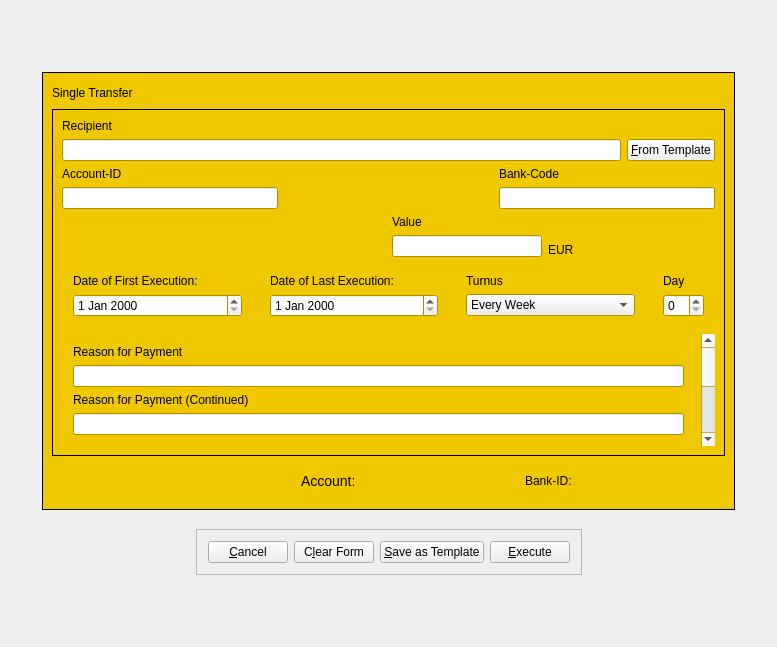
<?xml version="1.0" encoding="UTF-8"?>
<ui version="4.0">
 <class>GuiTransferForm</class>
 <widget class="QWidget" name="GuiTransferForm">
  <property name="geometry">
   <rect>
    <x>0</x>
    <y>0</y>
    <width>777</width>
    <height>647</height>
   </rect>
  </property>
  <property name="sizePolicy">
   <sizepolicy hsizetype="Preferred" vsizetype="Preferred">
    <horstretch>0</horstretch>
    <verstretch>0</verstretch>
   </sizepolicy>
  </property>
  <property name="windowTitle">
   <string>Form3</string>
  </property>
  <layout class="QVBoxLayout" name="verticalLayout_2">
   <item>
    <spacer>
     <property name="orientation">
      <enum>Qt::Vertical</enum>
     </property>
     <property name="sizeHint" stdset="0">
      <size>
       <width>740</width>
       <height>16</height>
      </size>
     </property>
    </spacer>
   </item>
   <item>
    <layout class="QHBoxLayout">
     <property name="spacing">
      <number>6</number>
     </property>
     <property name="margin">
      <number>0</number>
     </property>
     <item>
      <spacer>
       <property name="orientation">
        <enum>Qt::Horizontal</enum>
       </property>
       <property name="sizeHint" stdset="0">
        <size>
         <width>31</width>
         <height>20</height>
        </size>
       </property>
      </spacer>
     </item>
     <item>
      <widget class="QFrame" name="frame6">
       <property name="sizePolicy">
        <sizepolicy hsizetype="Fixed" vsizetype="Preferred">
         <horstretch>4</horstretch>
         <verstretch>3</verstretch>
        </sizepolicy>
       </property>
       <property name="maximumSize">
        <size>
         <width>800</width>
         <height>600</height>
        </size>
       </property>
       <property name="palette">
        <palette>
         <active>
          <colorrole role="Base">
           <brush brushstyle="SolidPattern">
            <color alpha="255">
             <red>255</red>
             <green>255</green>
             <blue>255</blue>
            </color>
           </brush>
          </colorrole>
          <colorrole role="Window">
           <brush brushstyle="SolidPattern">
            <color alpha="255">
             <red>240</red>
             <green>200</green>
             <blue>0</blue>
            </color>
           </brush>
          </colorrole>
         </active>
         <inactive>
          <colorrole role="Base">
           <brush brushstyle="SolidPattern">
            <color alpha="255">
             <red>255</red>
             <green>255</green>
             <blue>255</blue>
            </color>
           </brush>
          </colorrole>
          <colorrole role="Window">
           <brush brushstyle="SolidPattern">
            <color alpha="255">
             <red>240</red>
             <green>200</green>
             <blue>0</blue>
            </color>
           </brush>
          </colorrole>
         </inactive>
         <disabled>
          <colorrole role="Base">
           <brush brushstyle="SolidPattern">
            <color alpha="255">
             <red>240</red>
             <green>200</green>
             <blue>0</blue>
            </color>
           </brush>
          </colorrole>
          <colorrole role="Window">
           <brush brushstyle="SolidPattern">
            <color alpha="255">
             <red>240</red>
             <green>200</green>
             <blue>0</blue>
            </color>
           </brush>
          </colorrole>
         </disabled>
        </palette>
       </property>
       <property name="autoFillBackground">
        <bool>true</bool>
       </property>
       <property name="frameShape">
        <enum>QFrame::Box</enum>
       </property>
       <property name="frameShadow">
        <enum>QFrame::Plain</enum>
       </property>
       <layout class="QVBoxLayout">
        <property name="spacing">
         <number>6</number>
        </property>
        <property name="margin">
         <number>9</number>
        </property>
        <item>
         <widget class="QSplitter" name="splitter1">
          <property name="orientation">
           <enum>Qt::Horizontal</enum>
          </property>
          <widget class="QLabel" name="textLabelCaption">
           <property name="sizePolicy">
            <sizepolicy hsizetype="Fixed" vsizetype="Fixed">
             <horstretch>0</horstretch>
             <verstretch>0</verstretch>
            </sizepolicy>
           </property>
           <property name="minimumSize">
            <size>
             <width>150</width>
             <height>21</height>
            </size>
           </property>
           <property name="maximumSize">
            <size>
             <width>200</width>
             <height>25</height>
            </size>
           </property>
           <property name="text">
            <string>Single Transfer</string>
           </property>
           <property name="wordWrap">
            <bool>false</bool>
           </property>
          </widget>
         </widget>
        </item>
        <item>
         <widget class="QFrame" name="frame4">
          <property name="sizePolicy">
           <sizepolicy hsizetype="Preferred" vsizetype="Preferred">
            <horstretch>0</horstretch>
            <verstretch>0</verstretch>
           </sizepolicy>
          </property>
          <property name="frameShape">
           <enum>QFrame::Box</enum>
          </property>
          <property name="frameShadow">
           <enum>QFrame::Plain</enum>
          </property>
          <property name="lineWidth">
           <number>1</number>
          </property>
          <layout class="QVBoxLayout">
           <property name="spacing">
            <number>6</number>
           </property>
           <property name="margin">
            <number>9</number>
           </property>
           <item>
            <layout class="QVBoxLayout">
             <property name="spacing">
              <number>6</number>
             </property>
             <property name="margin">
              <number>0</number>
             </property>
             <item>
              <widget class="QLabel" name="textLabelRecipient">
               <property name="sizePolicy">
                <sizepolicy hsizetype="Fixed" vsizetype="Fixed">
                 <horstretch>0</horstretch>
                 <verstretch>0</verstretch>
                </sizepolicy>
               </property>
               <property name="text">
                <string>Recipient</string>
               </property>
               <property name="wordWrap">
                <bool>false</bool>
               </property>
              </widget>
             </item>
             <item>
              <layout class="QHBoxLayout">
               <property name="spacing">
                <number>6</number>
               </property>
               <property name="margin">
                <number>0</number>
               </property>
               <item>
                <widget class="QLineEdit" name="lineEditOtherName">
                 <property name="text">
                  <string/>
                 </property>
                </widget>
               </item>
               <item>
                <widget class="QPushButton" name="buttonFromTemplate">
                 <property name="text">
                  <string>&amp;From Template</string>
                 </property>
                 <property name="shortcut">
                  <string>Alt+F</string>
                 </property>
                </widget>
               </item>
              </layout>
             </item>
            </layout>
           </item>
           <item>
            <layout class="QHBoxLayout">
             <property name="spacing">
              <number>6</number>
             </property>
             <property name="margin">
              <number>0</number>
             </property>
             <item>
              <layout class="QVBoxLayout">
               <property name="spacing">
                <number>6</number>
               </property>
               <property name="margin">
                <number>0</number>
               </property>
               <item>
                <widget class="QLabel" name="textLabelAccountId">
                 <property name="sizePolicy">
                  <sizepolicy hsizetype="Fixed" vsizetype="Fixed">
                   <horstretch>0</horstretch>
                   <verstretch>0</verstretch>
                  </sizepolicy>
                 </property>
                 <property name="text">
                  <string>Account-ID</string>
                 </property>
                 <property name="wordWrap">
                  <bool>false</bool>
                 </property>
                </widget>
               </item>
               <item>
                <widget class="QLineEdit" name="lineEditOtherAccountId">
                 <property name="alignment">
                  <set>Qt::AlignLeading</set>
                 </property>
                </widget>
               </item>
              </layout>
             </item>
             <item>
              <spacer>
               <property name="orientation">
                <enum>Qt::Horizontal</enum>
               </property>
               <property name="sizeType">
                <enum>QSizePolicy::Expanding</enum>
               </property>
               <property name="sizeHint" stdset="0">
                <size>
                 <width>150</width>
                 <height>21</height>
                </size>
               </property>
              </spacer>
             </item>
             <item>
              <layout class="QVBoxLayout">
               <property name="spacing">
                <number>6</number>
               </property>
               <property name="margin">
                <number>0</number>
               </property>
               <item>
                <widget class="QLabel" name="textLabelBankCode">
                 <property name="sizePolicy">
                  <sizepolicy hsizetype="Fixed" vsizetype="Fixed">
                   <horstretch>0</horstretch>
                   <verstretch>0</verstretch>
                  </sizepolicy>
                 </property>
                 <property name="text">
                  <string>Bank-Code</string>
                 </property>
                 <property name="wordWrap">
                  <bool>false</bool>
                 </property>
                </widget>
               </item>
               <item>
                <widget class="QLineEdit" name="lineEditOtherBankCode">
                 <property name="alignment">
                  <set>Qt::AlignLeading</set>
                 </property>
                </widget>
               </item>
              </layout>
             </item>
            </layout>
           </item>
           <item>
            <layout class="QHBoxLayout">
             <property name="spacing">
              <number>6</number>
             </property>
             <property name="margin">
              <number>0</number>
             </property>
             <item>
              <layout class="QHBoxLayout">
               <property name="spacing">
                <number>6</number>
               </property>
               <property name="margin">
                <number>0</number>
               </property>
               <item>
                <widget class="QLabel" name="textLabelBankName">
                 <property name="sizePolicy">
                  <sizepolicy hsizetype="Fixed" vsizetype="Fixed">
                   <horstretch>0</horstretch>
                   <verstretch>0</verstretch>
                  </sizepolicy>
                 </property>
                 <property name="minimumSize">
                  <size>
                   <width>200</width>
                   <height>20</height>
                  </size>
                 </property>
                 <property name="frameShape">
                  <enum>QFrame::NoFrame</enum>
                 </property>
                 <property name="text">
                  <string/>
                 </property>
                 <property name="alignment">
                  <set>Qt::AlignVCenter</set>
                 </property>
                 <property name="wordWrap">
                  <bool>true</bool>
                 </property>
                </widget>
               </item>
               <item>
                <spacer>
                 <property name="orientation">
                  <enum>Qt::Horizontal</enum>
                 </property>
                 <property name="sizeHint" stdset="0">
                  <size>
                   <width>0</width>
                   <height>20</height>
                  </size>
                 </property>
                </spacer>
               </item>
              </layout>
             </item>
             <item>
              <layout class="QGridLayout">
               <property name="margin">
                <number>0</number>
               </property>
               <property name="spacing">
                <number>6</number>
               </property>
               <item row="0" column="0" rowspan="2">
                <layout class="QVBoxLayout">
                 <property name="spacing">
                  <number>6</number>
                 </property>
                 <property name="margin">
                  <number>0</number>
                 </property>
                 <item>
                  <widget class="QLabel" name="textLabel2">
                   <property name="sizePolicy">
                    <sizepolicy hsizetype="Fixed" vsizetype="Fixed">
                     <horstretch>0</horstretch>
                     <verstretch>0</verstretch>
                    </sizepolicy>
                   </property>
                   <property name="text">
                    <string>Value</string>
                   </property>
                   <property name="wordWrap">
                    <bool>false</bool>
                   </property>
                  </widget>
                 </item>
                 <item>
                  <widget class="QLineEdit" name="lineEditValue">
                   <property name="maximumSize">
                    <size>
                     <width>150</width>
                     <height>16777215</height>
                    </size>
                   </property>
                   <property name="alignment">
                    <set>Qt::AlignLeading</set>
                   </property>
                  </widget>
                 </item>
                </layout>
               </item>
               <item row="0" column="1">
                <spacer>
                 <property name="orientation">
                  <enum>Qt::Vertical</enum>
                 </property>
                 <property name="sizeHint" stdset="0">
                  <size>
                   <width>20</width>
                   <height>16</height>
                  </size>
                 </property>
                </spacer>
               </item>
               <item row="1" column="1">
                <widget class="QLabel" name="labelCurrency">
                 <property name="text">
                  <string comment="Currency to be displayed on transfer form.">EUR</string>
                 </property>
                 <property name="wordWrap">
                  <bool>false</bool>
                 </property>
                </widget>
               </item>
              </layout>
             </item>
            </layout>
           </item>
           <item>
            <layout class="QHBoxLayout">
             <property name="spacing">
              <number>6</number>
             </property>
             <property name="margin">
              <number>0</number>
             </property>
             <item>
              <layout class="QVBoxLayout">
               <property name="spacing">
                <number>6</number>
               </property>
               <property name="margin">
                <number>11</number>
               </property>
               <item>
                <widget class="QLabel" name="textLabelFirst">
                 <property name="sizePolicy">
                  <sizepolicy hsizetype="Fixed" vsizetype="Fixed">
                   <horstretch>0</horstretch>
                   <verstretch>0</verstretch>
                  </sizepolicy>
                 </property>
                 <property name="text">
                  <string>Date of First Execution:</string>
                 </property>
                 <property name="wordWrap">
                  <bool>false</bool>
                 </property>
                </widget>
               </item>
               <item>
                <widget class="QDateEdit" name="dateEditFirst"/>
               </item>
              </layout>
             </item>
             <item>
              <layout class="QVBoxLayout">
               <property name="spacing">
                <number>6</number>
               </property>
               <property name="margin">
                <number>11</number>
               </property>
               <item>
                <widget class="QLabel" name="textLabelLast">
                 <property name="sizePolicy">
                  <sizepolicy hsizetype="Fixed" vsizetype="Fixed">
                   <horstretch>0</horstretch>
                   <verstretch>0</verstretch>
                  </sizepolicy>
                 </property>
                 <property name="text">
                  <string>Date of Last Execution:</string>
                 </property>
                 <property name="wordWrap">
                  <bool>false</bool>
                 </property>
                </widget>
               </item>
               <item>
                <widget class="QDateEdit" name="dateEditLast"/>
               </item>
              </layout>
             </item>
             <item>
              <layout class="QVBoxLayout">
               <property name="spacing">
                <number>6</number>
               </property>
               <property name="margin">
                <number>11</number>
               </property>
               <item>
                <widget class="QLabel" name="textLabelTurnus">
                 <property name="sizePolicy">
                  <sizepolicy hsizetype="Fixed" vsizetype="Fixed">
                   <horstretch>0</horstretch>
                   <verstretch>0</verstretch>
                  </sizepolicy>
                 </property>
                 <property name="text">
                  <string>Turnus</string>
                 </property>
                 <property name="wordWrap">
                  <bool>false</bool>
                 </property>
                </widget>
               </item>
               <item>
                <widget class="QComboBox" name="comboBoxTurnus">
                 <item>
                  <property name="text">
                   <string>Every Week</string>
                  </property>
                 </item>
                 <item>
                  <property name="text">
                   <string>Every Month</string>
                  </property>
                 </item>
                 <item>
                  <property name="text">
                   <string>Every Quarter</string>
                  </property>
                 </item>
                 <item>
                  <property name="text">
                   <string>Every half year</string>
                  </property>
                 </item>
                 <item>
                  <property name="text">
                   <string>Every year</string>
                  </property>
                 </item>
                </widget>
               </item>
              </layout>
             </item>
             <item>
              <layout class="QVBoxLayout">
               <property name="spacing">
                <number>6</number>
               </property>
               <property name="margin">
                <number>11</number>
               </property>
               <item>
                <widget class="QLabel" name="textLabelDay">
                 <property name="sizePolicy">
                  <sizepolicy hsizetype="Fixed" vsizetype="Fixed">
                   <horstretch>0</horstretch>
                   <verstretch>0</verstretch>
                  </sizepolicy>
                 </property>
                 <property name="text">
                  <string>Day</string>
                 </property>
                 <property name="wordWrap">
                  <bool>false</bool>
                 </property>
                </widget>
               </item>
               <item>
                <widget class="QSpinBox" name="spinBoxDay">
                 <property name="sizePolicy">
                  <sizepolicy hsizetype="Fixed" vsizetype="Fixed">
                   <horstretch>0</horstretch>
                   <verstretch>0</verstretch>
                  </sizepolicy>
                 </property>
                </widget>
               </item>
              </layout>
             </item>
            </layout>
           </item>
           <item>
            <layout class="QHBoxLayout">
             <property name="spacing">
              <number>6</number>
             </property>
             <property name="margin">
              <number>0</number>
             </property>
             <item>
              <layout class="QVBoxLayout">
               <property name="spacing">
                <number>6</number>
               </property>
               <property name="margin">
                <number>11</number>
               </property>
               <item>
                <widget class="QLabel" name="textLabelReason1">
                 <property name="sizePolicy">
                  <sizepolicy hsizetype="Fixed" vsizetype="Fixed">
                   <horstretch>0</horstretch>
                   <verstretch>0</verstretch>
                  </sizepolicy>
                 </property>
                 <property name="text">
                  <string>Reason for Payment</string>
                 </property>
                 <property name="wordWrap">
                  <bool>false</bool>
                 </property>
                </widget>
               </item>
               <item>
                <widget class="QLineEdit" name="lineEditPurpose1"/>
               </item>
               <item>
                <widget class="QLabel" name="textLabelReason2">
                 <property name="sizePolicy">
                  <sizepolicy hsizetype="Fixed" vsizetype="Fixed">
                   <horstretch>0</horstretch>
                   <verstretch>0</verstretch>
                  </sizepolicy>
                 </property>
                 <property name="text">
                  <string>Reason for Payment (Continued)</string>
                 </property>
                 <property name="wordWrap">
                  <bool>false</bool>
                 </property>
                </widget>
               </item>
               <item>
                <widget class="QLineEdit" name="lineEditPurpose2"/>
               </item>
              </layout>
             </item>
             <item>
              <widget class="QScrollBar" name="scrollBarLines">
               <property name="maximum">
                <number>12</number>
               </property>
               <property name="orientation">
                <enum>Qt::Vertical</enum>
               </property>
              </widget>
             </item>
            </layout>
           </item>
          </layout>
         </widget>
        </item>
        <item>
         <layout class="QHBoxLayout">
          <property name="spacing">
           <number>6</number>
          </property>
          <property name="margin">
           <number>11</number>
          </property>
          <item>
           <widget class="QLabel" name="textLabelName">
            <property name="sizePolicy">
             <sizepolicy hsizetype="Fixed" vsizetype="Fixed">
              <horstretch>0</horstretch>
              <verstretch>0</verstretch>
             </sizepolicy>
            </property>
            <property name="minimumSize">
             <size>
              <width>150</width>
              <height>0</height>
             </size>
            </property>
            <property name="text">
             <string/>
            </property>
            <property name="wordWrap">
             <bool>false</bool>
            </property>
           </widget>
          </item>
          <item>
           <widget class="QLabel" name="textLabel4">
            <property name="sizePolicy">
             <sizepolicy hsizetype="Fixed" vsizetype="Fixed">
              <horstretch>0</horstretch>
              <verstretch>0</verstretch>
             </sizepolicy>
            </property>
            <property name="lineWidth">
             <number>0</number>
            </property>
            <property name="text">
             <string>&lt;font size=&quot;+1&quot;&gt;Account:&lt;/font&gt;</string>
            </property>
            <property name="wordWrap">
             <bool>false</bool>
            </property>
           </widget>
          </item>
          <item>
           <widget class="QLabel" name="textLabelAccount">
            <property name="sizePolicy">
             <sizepolicy hsizetype="Fixed" vsizetype="Fixed">
              <horstretch>0</horstretch>
              <verstretch>0</verstretch>
             </sizepolicy>
            </property>
            <property name="minimumSize">
             <size>
              <width>75</width>
              <height>0</height>
             </size>
            </property>
            <property name="text">
             <string/>
            </property>
            <property name="wordWrap">
             <bool>false</bool>
            </property>
           </widget>
          </item>
          <item>
           <widget class="QLabel" name="textLabel4_2">
            <property name="sizePolicy">
             <sizepolicy hsizetype="Fixed" vsizetype="Fixed">
              <horstretch>0</horstretch>
              <verstretch>0</verstretch>
             </sizepolicy>
            </property>
            <property name="lineWidth">
             <number>0</number>
            </property>
            <property name="text">
             <string>Bank-ID:</string>
            </property>
            <property name="wordWrap">
             <bool>false</bool>
            </property>
           </widget>
          </item>
          <item>
           <widget class="QLabel" name="textLabelBankId">
            <property name="sizePolicy">
             <sizepolicy hsizetype="Fixed" vsizetype="Fixed">
              <horstretch>0</horstretch>
              <verstretch>0</verstretch>
             </sizepolicy>
            </property>
            <property name="minimumSize">
             <size>
              <width>50</width>
              <height>0</height>
             </size>
            </property>
            <property name="text">
             <string/>
            </property>
           </widget>
          </item>
         </layout>
        </item>
       </layout>
      </widget>
     </item>
     <item>
      <spacer>
       <property name="orientation">
        <enum>Qt::Horizontal</enum>
       </property>
       <property name="sizeHint" stdset="0">
        <size>
         <width>31</width>
         <height>20</height>
        </size>
       </property>
      </spacer>
     </item>
    </layout>
   </item>
   <item>
    <spacer name="verticalSpacer">
     <property name="orientation">
      <enum>Qt::Vertical</enum>
     </property>
     <property name="sizeType">
      <enum>QSizePolicy::Fixed</enum>
     </property>
     <property name="sizeHint" stdset="0">
      <size>
       <width>20</width>
       <height>13</height>
      </size>
     </property>
    </spacer>
   </item>
   <item>
    <layout class="QHBoxLayout" name="horizontalLayout_2">
     <item>
      <spacer name="horizontalSpacer">
       <property name="orientation">
        <enum>Qt::Horizontal</enum>
       </property>
       <property name="sizeHint" stdset="0">
        <size>
         <width>40</width>
         <height>20</height>
        </size>
       </property>
      </spacer>
     </item>
     <item>
      <widget class="QFrame" name="frame">
       <property name="frameShape">
        <enum>QFrame::StyledPanel</enum>
       </property>
       <property name="frameShadow">
        <enum>QFrame::Raised</enum>
       </property>
       <layout class="QVBoxLayout" name="verticalLayout">
        <item>
         <layout class="QHBoxLayout" name="horizontalLayout">
          <item>
           <widget class="QPushButton" name="buttonCancel">
            <property name="text">
             <string>&amp;Cancel</string>
            </property>
            <property name="shortcut">
             <string>Alt+C</string>
            </property>
           </widget>
          </item>
          <item>
           <widget class="QPushButton" name="buttonClearForm">
            <property name="text">
             <string>C&amp;lear Form</string>
            </property>
            <property name="shortcut">
             <string>Alt+L</string>
            </property>
           </widget>
          </item>
          <item>
           <widget class="QPushButton" name="buttonSaveAsTemplate">
            <property name="text">
             <string>&amp;Save as Template</string>
            </property>
            <property name="shortcut">
             <string>Alt+S</string>
            </property>
           </widget>
          </item>
          <item>
           <widget class="QPushButton" name="buttonExecute">
            <property name="text">
             <string>&amp;Execute</string>
            </property>
            <property name="shortcut">
             <string>Alt+E</string>
            </property>
           </widget>
          </item>
         </layout>
        </item>
       </layout>
       <zorder></zorder>
      </widget>
     </item>
     <item>
      <spacer name="horizontalSpacer_2">
       <property name="orientation">
        <enum>Qt::Horizontal</enum>
       </property>
       <property name="sizeHint" stdset="0">
        <size>
         <width>40</width>
         <height>20</height>
        </size>
       </property>
      </spacer>
     </item>
    </layout>
   </item>
   <item>
    <spacer>
     <property name="orientation">
      <enum>Qt::Vertical</enum>
     </property>
     <property name="sizeHint" stdset="0">
      <size>
       <width>740</width>
       <height>16</height>
      </size>
     </property>
    </spacer>
   </item>
  </layout>
 </widget>
 <layoutdefault spacing="6" margin="11"/>
 <pixmapfunction>qPixmapFromMimeSource</pixmapfunction>
 <tabstops>
  <tabstop>lineEditOtherName</tabstop>
  <tabstop>buttonFromTemplate</tabstop>
  <tabstop>lineEditOtherAccountId</tabstop>
  <tabstop>lineEditOtherBankCode</tabstop>
  <tabstop>lineEditValue</tabstop>
  <tabstop>dateEditFirst</tabstop>
  <tabstop>dateEditLast</tabstop>
  <tabstop>comboBoxTurnus</tabstop>
  <tabstop>spinBoxDay</tabstop>
  <tabstop>lineEditPurpose1</tabstop>
  <tabstop>lineEditPurpose2</tabstop>
  <tabstop>buttonCancel</tabstop>
  <tabstop>buttonClearForm</tabstop>
  <tabstop>buttonExecute</tabstop>
 </tabstops>
 <resources/>
 <connections/>
</ui>
